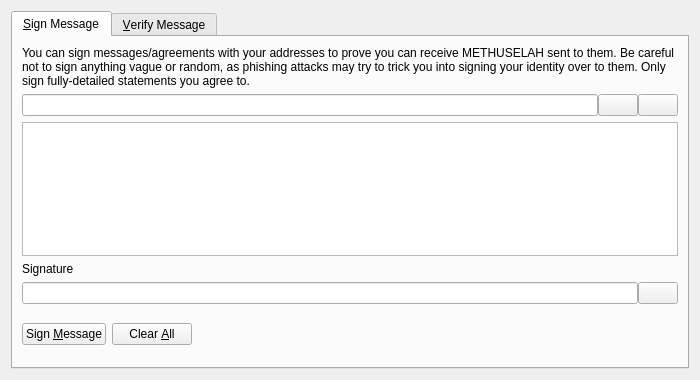
<?xml version="1.0" encoding="UTF-8"?>
<ui version="4.0">
 <class>SignVerifyMessageDialog</class>
 <widget class="QDialog" name="SignVerifyMessageDialog">
  <property name="geometry">
   <rect>
    <x>0</x>
    <y>0</y>
    <width>700</width>
    <height>380</height>
   </rect>
  </property>
  <property name="windowTitle">
   <string>Signatures - Sign / Verify a Message</string>
  </property>
  <property name="modal">
   <bool>true</bool>
  </property>
  <layout class="QVBoxLayout" name="verticalLayout">
   <item>
    <widget class="QTabWidget" name="tabWidget">
     <property name="currentIndex">
      <number>0</number>
     </property>
     <widget class="QWidget" name="tabSignMessage">
      <attribute name="title">
       <string>&amp;Sign Message</string>
      </attribute>
      <layout class="QVBoxLayout" name="verticalLayout_SM">
       <item>
        <widget class="QLabel" name="infoLabel_SM">
         <property name="text">
          <string>You can sign messages/agreements with your addresses to prove you can receive METHUSELAH sent to them. Be careful not to sign anything vague or random, as phishing attacks may try to trick you into signing your identity over to them. Only sign fully-detailed statements you agree to.</string>
         </property>
         <property name="textFormat">
          <enum>Qt::PlainText</enum>
         </property>
         <property name="wordWrap">
          <bool>true</bool>
         </property>
        </widget>
       </item>
       <item>
        <layout class="QHBoxLayout" name="horizontalLayout_1_SM">
         <property name="spacing">
          <number>0</number>
         </property>
         <item>
          <widget class="QValidatedLineEdit" name="addressIn_SM">
           <property name="toolTip">
            <string>The METHUSELAH address to sign the message with</string>
           </property>
          </widget>
         </item>
         <item>
          <widget class="QPushButton" name="addressBookButton_SM">
           <property name="toolTip">
            <string>Choose previously used address</string>
           </property>
           <property name="text">
            <string/>
           </property>
           <property name="icon">
            <iconset resource="../methuselah.qrc">
             <normaloff>:/icons/address-book</normaloff>:/icons/address-book</iconset>
           </property>
           <property name="shortcut">
            <string>Alt+A</string>
           </property>
           <property name="autoDefault">
            <bool>false</bool>
           </property>
          </widget>
         </item>
         <item>
          <widget class="QPushButton" name="pasteButton_SM">
           <property name="toolTip">
            <string>Paste address from clipboard</string>
           </property>
           <property name="text">
            <string/>
           </property>
           <property name="icon">
            <iconset resource="../methuselah.qrc">
             <normaloff>:/icons/editpaste</normaloff>:/icons/editpaste</iconset>
           </property>
           <property name="shortcut">
            <string>Alt+P</string>
           </property>
           <property name="autoDefault">
            <bool>false</bool>
           </property>
          </widget>
         </item>
        </layout>
       </item>
       <item>
        <widget class="QPlainTextEdit" name="messageIn_SM">
         <property name="toolTip">
          <string>Enter the message you want to sign here</string>
         </property>
        </widget>
       </item>
       <item>
        <widget class="QLabel" name="signatureLabel_SM">
         <property name="text">
          <string>Signature</string>
         </property>
         <property name="textFormat">
          <enum>Qt::PlainText</enum>
         </property>
        </widget>
       </item>
       <item>
        <layout class="QHBoxLayout" name="horizontalLayout_2_SM">
         <property name="spacing">
          <number>0</number>
         </property>
         <item>
          <widget class="QLineEdit" name="signatureOut_SM">
           <property name="font">
            <font>
             <italic>true</italic>
            </font>
           </property>
           <property name="readOnly">
            <bool>true</bool>
           </property>
          </widget>
         </item>
         <item>
          <widget class="QPushButton" name="copySignatureButton_SM">
           <property name="toolTip">
            <string>Copy the current signature to the system clipboard</string>
           </property>
           <property name="text">
            <string/>
           </property>
           <property name="icon">
            <iconset resource="../methuselah.qrc">
             <normaloff>:/icons/editcopy</normaloff>:/icons/editcopy</iconset>
           </property>
           <property name="autoDefault">
            <bool>false</bool>
           </property>
          </widget>
         </item>
        </layout>
       </item>
       <item>
        <layout class="QHBoxLayout" name="horizontalLayout_3_SM">
         <item>
          <widget class="QPushButton" name="signMessageButton_SM">
           <property name="toolTip">
            <string>Sign the message to prove you own this Methuselah address</string>
           </property>
           <property name="text">
            <string>Sign &amp;Message</string>
           </property>
           <property name="icon">
            <iconset resource="../methuselah.qrc">
             <normaloff>:/icons/edit</normaloff>:/icons/edit</iconset>
           </property>
           <property name="autoDefault">
            <bool>false</bool>
           </property>
          </widget>
         </item>
         <item>
          <widget class="QPushButton" name="clearButton_SM">
           <property name="toolTip">
            <string>Reset all sign message fields</string>
           </property>
           <property name="text">
            <string>Clear &amp;All</string>
           </property>
           <property name="icon">
            <iconset resource="../methuselah.qrc">
             <normaloff>:/icons/remove</normaloff>:/icons/remove</iconset>
           </property>
           <property name="autoDefault">
            <bool>false</bool>
           </property>
          </widget>
         </item>
         <item>
          <spacer name="horizontalSpacer_1_SM">
           <property name="orientation">
            <enum>Qt::Horizontal</enum>
           </property>
           <property name="sizeHint" stdset="0">
            <size>
             <width>40</width>
             <height>48</height>
            </size>
           </property>
          </spacer>
         </item>
         <item>
          <widget class="QLabel" name="statusLabel_SM">
           <property name="font">
            <font>
             <weight>75</weight>
             <bold>true</bold>
            </font>
           </property>
           <property name="text">
            <string/>
           </property>
           <property name="wordWrap">
            <bool>true</bool>
           </property>
          </widget>
         </item>
         <item>
          <spacer name="horizontalSpacer_2_SM">
           <property name="orientation">
            <enum>Qt::Horizontal</enum>
           </property>
           <property name="sizeHint" stdset="0">
            <size>
             <width>40</width>
             <height>48</height>
            </size>
           </property>
          </spacer>
         </item>
        </layout>
       </item>
      </layout>
     </widget>
     <widget class="QWidget" name="tabVerifyMessage">
      <attribute name="title">
       <string>&amp;Verify Message</string>
      </attribute>
      <layout class="QVBoxLayout" name="verticalLayout_VM">
       <item>
        <widget class="QLabel" name="infoLabel_VM">
         <property name="text">
          <string>Enter the receiver's address, message (ensure you copy line breaks, spaces, tabs, etc. exactly) and signature below to verify the message. Be careful not to read more into the signature than what is in the signed message itself, to avoid being tricked by a man-in-the-middle attack. Note that this only proves the signing party receives with the address, it cannot prove sendership of any transaction!</string>
         </property>
         <property name="textFormat">
          <enum>Qt::PlainText</enum>
         </property>
         <property name="alignment">
          <set>Qt::AlignLeading|Qt::AlignLeft|Qt::AlignTop</set>
         </property>
         <property name="wordWrap">
          <bool>true</bool>
         </property>
        </widget>
       </item>
       <item>
        <layout class="QHBoxLayout" name="horizontalLayout_1_VM">
         <property name="spacing">
          <number>0</number>
         </property>
         <item>
          <widget class="QValidatedLineEdit" name="addressIn_VM">
           <property name="toolTip">
            <string>The METHUSELAH address the message was signed with</string>
           </property>
          </widget>
         </item>
         <item>
          <widget class="QPushButton" name="addressBookButton_VM">
           <property name="toolTip">
            <string>Choose previously used address</string>
           </property>
           <property name="text">
            <string/>
           </property>
           <property name="icon">
            <iconset resource="../methuselah.qrc">
             <normaloff>:/icons/address-book</normaloff>:/icons/address-book</iconset>
           </property>
           <property name="shortcut">
            <string>Alt+A</string>
           </property>
           <property name="autoDefault">
            <bool>false</bool>
           </property>
          </widget>
         </item>
        </layout>
       </item>
       <item>
        <widget class="QPlainTextEdit" name="messageIn_VM"/>
       </item>
       <item>
        <widget class="QValidatedLineEdit" name="signatureIn_VM"/>
       </item>
       <item>
        <layout class="QHBoxLayout" name="horizontalLayout_2_VM">
         <item>
          <widget class="QPushButton" name="verifyMessageButton_VM">
           <property name="toolTip">
            <string>Verify the message to ensure it was signed with the specified Methuselah address</string>
           </property>
           <property name="text">
            <string>Verify &amp;Message</string>
           </property>
           <property name="icon">
            <iconset resource="../methuselah.qrc">
             <normaloff>:/icons/transaction_0</normaloff>:/icons/transaction_0</iconset>
           </property>
           <property name="autoDefault">
            <bool>false</bool>
           </property>
          </widget>
         </item>
         <item>
          <widget class="QPushButton" name="clearButton_VM">
           <property name="toolTip">
            <string>Reset all verify message fields</string>
           </property>
           <property name="text">
            <string>Clear &amp;All</string>
           </property>
           <property name="icon">
            <iconset resource="../methuselah.qrc">
             <normaloff>:/icons/remove</normaloff>:/icons/remove</iconset>
           </property>
           <property name="autoDefault">
            <bool>false</bool>
           </property>
          </widget>
         </item>
         <item>
          <spacer name="horizontalSpacer_1_VM">
           <property name="orientation">
            <enum>Qt::Horizontal</enum>
           </property>
           <property name="sizeHint" stdset="0">
            <size>
             <width>40</width>
             <height>48</height>
            </size>
           </property>
          </spacer>
         </item>
         <item>
          <widget class="QLabel" name="statusLabel_VM">
           <property name="font">
            <font>
             <weight>75</weight>
             <bold>true</bold>
            </font>
           </property>
           <property name="text">
            <string/>
           </property>
           <property name="wordWrap">
            <bool>true</bool>
           </property>
          </widget>
         </item>
         <item>
          <spacer name="horizontalSpacer_2_VM">
           <property name="orientation">
            <enum>Qt::Horizontal</enum>
           </property>
           <property name="sizeHint" stdset="0">
            <size>
             <width>40</width>
             <height>48</height>
            </size>
           </property>
          </spacer>
         </item>
        </layout>
       </item>
      </layout>
     </widget>
    </widget>
   </item>
  </layout>
 </widget>
 <customwidgets>
  <customwidget>
   <class>QValidatedLineEdit</class>
   <extends>QLineEdit</extends>
   <header>qvalidatedlineedit.h</header>
  </customwidget>
 </customwidgets>
 <resources>
  <include location="../methuselah.qrc"/>
 </resources>
 <connections/>
</ui>
